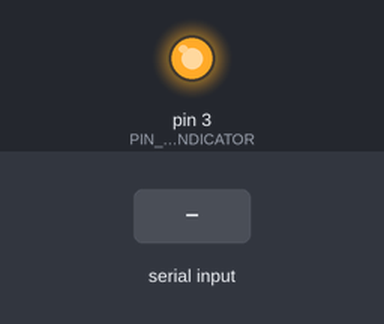
The sketch below on a simulated Arduino Leonardo, built with avr-gcc and run on an emulated ATmega32U4. Shown: output pins drawn as LEDs (lit = HIGH). Inputs (shaded band) come from the test bench.

Above: at 1.2 s.
1.3 s: "0" received over the second serial link
At 1.9 s:
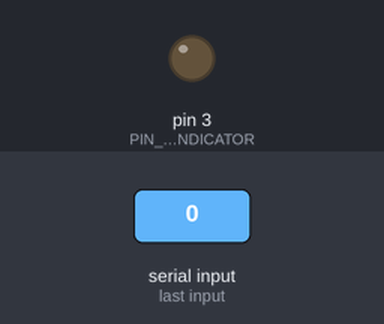
3.1 s: "1" received over the second serial link
At 4.4 s:
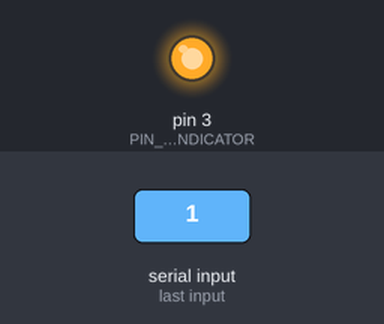
Timing chart, 0 to 6.1 s (numbered marks = the images above; inputs shaded):
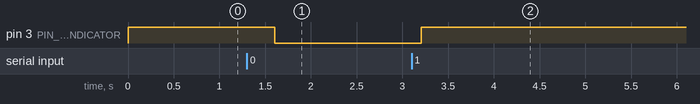

The sketch:

led_blink_from_internet.ino
```cpp
/*
  2013/4/22
  Coded by Yasuhiro ISHII
*/

// if you use Standard Arduino except Leonardo,comment this out below;
#define USE_LEONARDO

#define PIN_LED_INDICATOR 3

// ----------------------------------------------------------

#ifdef USE_LEONARDO
#define SERIAL_IF  Serial1
#else
#define SERIAL_IF  Serial
#endif

void setup()
{
  SERIAL_IF.begin(115200);
  pinMode(PIN_LED_INDICATOR,OUTPUT);
  digitalWrite(PIN_LED_INDICATOR,HIGH);

  // for Arduino Leonardo,need to wait until establish VCP connection
  //while(!Serial);
}

void loop()
{
  unsigned char readdata;

  SERIAL_IF.write("HTTPGET http://www.yishii.jp/data/flag\n");

  if(SERIAL_IF.available() > 0){
    readdata = SERIAL_IF.read();
    //Serial.write(readdata);
    if(readdata == '0'){
      digitalWrite(PIN_LED_INDICATOR,LOW);
    } else if (readdata == '1'){
      digitalWrite(PIN_LED_INDICATOR,HIGH);
    }
  }

  delay(400);
}
```

Measured:
- after the input at 1.3 s, pin 3 (PIN_LED_INDICATOR): HIGH → LOW after 0.30 s
- after the input at 3.1 s, pin 3 (PIN_LED_INDICATOR): LOW → HIGH after 0.10 s
